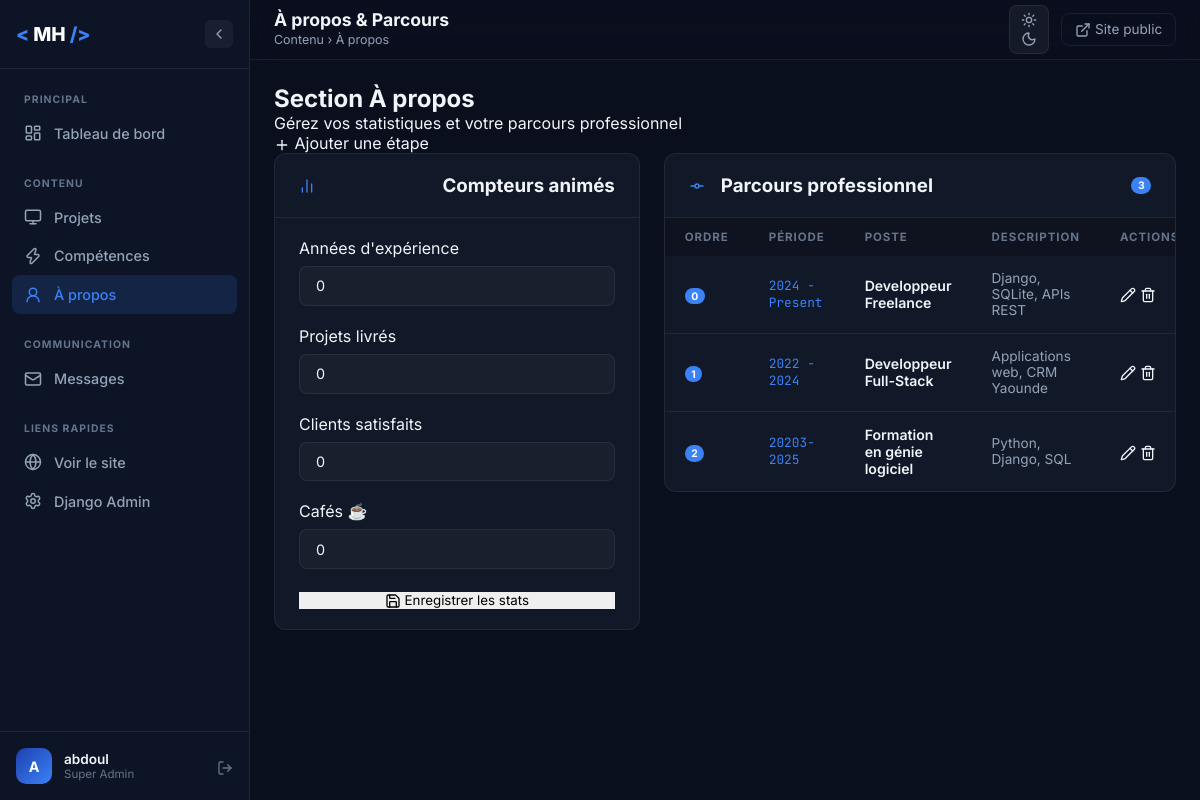
The page /dashboard/apropos/ (signed in) on the database its author committed.
### portfolio/models.py (models this page shows, shortened)
class AboutStats(models.Model):
    years_exp      = models.PositiveIntegerField(_("Années d'expérience"), default=3)
    projects_done  = models.PositiveIntegerField(_("Projets livrés"),      default=10)
    clients        = models.PositiveIntegerField(_("Clients satisfaits"),   default=8)
    coffee         = models.PositiveIntegerField(_("Cafés ☕"),             default=500)
    class Meta:
        verbose_name = _("Statistiques À propos")
    @classmethod
    def get_solo(cls):
        obj, _ = cls.objects.get_or_create(pk=1)
        return obj

class TimelineItem(models.Model):
    period      = models.CharField(_("Période"), max_length=50,
                                   help_text="Ex : 2022 – 2024")
    title       = models.CharField(_("Titre du poste"), max_length=120)
    description = models.CharField(_("Description courte"), max_length=250)
    order       = models.PositiveIntegerField(_("Ordre d'affichage"), default=0)
    class Meta:
        ordering = ['order']
        verbose_name = _("Élément Timeline")
        verbose_name_plural = _("Éléments Timeline")

### dashboard/views.py (the view)
# urls.py: path('apropos/',                         views.about_edit,      name='about_edit'),
@login_required(login_url='dashboard:login')
@user_passes_test(is_staff, login_url='dashboard:login')
def about_edit(request):
    about = AboutStats.get_solo()
    form  = DashboardAboutForm(request.POST or None, instance=about)
    if request.method == 'POST' and form.is_valid():
        form.save()
        messages.success(request, '✅ Statistiques mises à jour !')
        return redirect('dashboard:about_edit')
    timeline_items = TimelineItem.objects.all()
    return render(request, 'dashboard/about/edit.html', {
        'form': form,
        'timeline_items': timeline_items,
    })

### dashboard/forms.py
class DashboardAboutForm(forms.ModelForm):
    class Meta:
        model = AboutStats
        fields = ['years_exp', 'projects_done', 'clients', 'coffee']
        widgets = {
            'years_exp':     forms.NumberInput(attrs={'class': 'dash-input', 'min': 0}),
            'projects_done': forms.NumberInput(attrs={'class': 'dash-input', 'min': 0}),
            'clients':       forms.NumberInput(attrs={'class': 'dash-input', 'min': 0}),
            'coffee':        forms.NumberInput(attrs={'class': 'dash-input', 'min': 0}),
        }
        labels = {
            'years_exp':     "Années d'expérience",
            'projects_done': 'Projets livrés',
            'clients':       'Clients satisfaits',
            'coffee':        'Cafés ☕',
        }

### dashboard/views.py (called while the page is built)
def is_staff(user):
    return user.is_staff or user.is_superuser

### templates/dashboard/about/edit.html (shortened to what this page needs)
{% extends 'dashboard/base.html' %}
{% block nav_about %}active{% endblock %}
{% block page_title %}À propos &amp; Parcours{% endblock %}
{% block breadcrumb %}Contenu › À propos{% endblock %}
{% block content %}
<div class="page-header">
  <div>
    <h2 class="page-title">Section À propos</h2>
    <p class="page-subtitle">Gérez vos statistiques et votre parcours professionnel</p>
  </div>
  <a href="{% url 'dashboard:timeline_create' %}" class="dash-btn dash-btn-primary">
    <i data-lucide="plus" class="icon-sm"></i> Ajouter une étape
  </a>
</div>
<div style="display:grid;grid-template-columns:1fr 1.4fr;gap:1.5rem;align-items:start;">
  <div class="dash-card">
    <div class="dash-card-header">
      <i data-lucide="bar-chart-2" class="icon-sm" style="color:var(--dash-accent)"></i>
      <h3>Compteurs animés</h3>
    </div>
    <form method="post" action="" style="padding:1.25rem 1.5rem;">
      {% for field in form %}
      <div class="form-group" style="margin-bottom:1.25rem;">
        <label class="dash-label">{{ field.label }}</label>
        {{ field }}
      </div>
      {% endfor %}
      <button type="submit" class="dash-btn dash-btn-primary" style="width:100%;">
        <i data-lucide="save" class="icon-sm"></i> Enregistrer les stats
      </button>
    </form>
  </div>
  <div class="dash-card">
    <div class="dash-card-header">
      <i data-lucide="git-commit-horizontal" class="icon-sm" style="color:var(--dash-accent)"></i>
      <h3>Parcours professionnel</h3>
      <span class="nav-badge">{{ timeline_items|length }}</span>
    </div>
    {% if timeline_items %}
    <table class="dash-table">
      <thead>
        <tr>
          <th>Ordre</th>
          <th>Période</th>
          <th>Poste</th>
          <th>Description</th>
          <th>Actions</th>
        </tr>
      </thead>
      <tbody>
        {% for item in timeline_items %}
        <tr>
          <td><span class="nav-badge">{{ item.order }}</span></td>
          <td style="font-family:'JetBrains Mono',monospace;font-size:.8rem;color:var(--dash-accent)">{{ item.period }}</td>
          <td style="font-weight:600">{{ item.title }}</td>
          <td style="color:var(--dash-text-muted);font-size:.85rem">{{ item.description|truncatechars:50 }}</td>
          <td>
            <div class="card-actions">
              <a href="{% url 'dashboard:timeline_edit' item.pk %}" class="action-btn edit-btn" title="Modifier">
                <i data-lucide="pencil" class="icon-sm"></i>
              </a>
              <a href="{% url 'dashboard:timeline_delete' item.pk %}" class="action-btn delete-btn" title="Supprimer">
                <i data-lucide="trash-2" class="icon-sm"></i>
              </a>
            </div>
          </td>
        </tr>
        {% endfor %}
      </tbody>
    </table>
    {% endif %}
  </div>
</div>
{% endblock %}

### templates/dashboard/base.html (shortened to what this page needs)
{% load static %}
<!DOCTYPE html>
<html lang="fr" data-theme="dark">
<head>
  <link rel="stylesheet" href="https://cdn.jsdelivr.net/gh/devicons/devicon@latest/devicon.min.css" />
  <link rel="stylesheet" href="{% static 'dashboard/css/dashboard.css' %}" />
</head>
<body>
  {% if user.is_authenticated %}
  <aside class="sidebar" id="sidebar" role="navigation" aria-label="Navigation admin">
    <div class="sidebar-logo">
      <span class="logo-bracket">&lt;</span>
      <span class="logo-name">MH</span>
      <span class="logo-bracket">/&gt;</span>
      <button class="sidebar-toggle" id="sidebar-toggle" aria-label="Replier le menu">
        <i data-lucide="chevron-left" class="icon-sm"></i>
      </button>
    </div>
    <nav class="sidebar-nav">
      <div class="nav-group">
        <span class="nav-group-label">Principal</span>
        <a href="{% url 'dashboard:home' %}" class="nav-item {% block nav_home %}{% endblock %}">
          <i data-lucide="layout-dashboard" class="nav-icon-svg"></i>
          <span class="nav-label">Tableau de bord</span>
        </a>
      </div>
      <div class="nav-group">
        <span class="nav-group-label">Contenu</span>
        <a href="{% url 'dashboard:project_list' %}" class="nav-item {% block nav_projects %}{% endblock %}">
          <i data-lucide="monitor" class="nav-icon-svg"></i>
          <span class="nav-label">Projets</span>
        </a>
        <a href="{% url 'dashboard:skill_list' %}" class="nav-item {% block nav_skills %}{% endblock %}">
          <i data-lucide="zap" class="nav-icon-svg"></i>
          <span class="nav-label">Compétences</span>
        </a>
        <a href="{% url 'dashboard:about_edit' %}" class="nav-item {% block nav_about %}{% endblock %}">
          <i data-lucide="user-round" class="nav-icon-svg"></i>
          <span class="nav-label">À propos</span>
        </a>
      </div>
      <div class="nav-group">
        <span class="nav-group-label">Communication</span>
        <a href="{% url 'dashboard:message_list' %}" class="nav-item {% block nav_messages %}{% endblock %}">
          <i data-lucide="mail" class="nav-icon-svg"></i>
          <span class="nav-label">Messages</span>
        </a>
      </div>
      <div class="nav-group">
        <span class="nav-group-label">Liens rapides</span>
        <a href="/" target="_blank" class="nav-item">
          <i data-lucide="globe" class="nav-icon-svg"></i>
          <span class="nav-label">Voir le site</span>
        </a>
        <a href="/admin/" target="_blank" class="nav-item">
          <i data-lucide="settings" class="nav-icon-svg"></i>
          <span class="nav-label">Django Admin</span>
        </a>
      </div>
    </nav>
    <div class="sidebar-user">
      <div class="user-avatar">{{ user.username|first|upper }}</div>
      <div class="user-info">
        <span class="user-name">{{ user.username }}</span>
        <span class="user-role">{% if user.is_superuser %}Super Admin{% else %}Staff{% endif %}</span>
      </div>
      <a href="{% url 'dashboard:logout' %}" class="logout-btn" title="Déconnexion">
        <i data-lucide="log-out" class="icon-sm"></i>
      </a>
    </div>
  </aside>
  <div class="dash-body" id="dash-body">
    <header class="dash-topbar">
      <div class="topbar-title">
        <h1>{% block page_title %}Dashboard{% endblock %}</h1>
        <span class="breadcrumb">{% block breadcrumb %}Accueil{% endblock %}</span>
      </div>
      <div class="topbar-actions">
        <button id="theme-toggle-dash" class="theme-btn-dash" aria-label="Basculer le thème" title="Thème">
          <i data-lucide="sun" class="theme-icon-sun icon-sm"></i>
          <i data-lucide="moon" class="theme-icon-moon icon-sm"></i>
        </button>
        <a href="/" target="_blank" class="topbar-link">
          <i data-lucide="external-link" class="icon-sm"></i>
          Site public
        </a>
      </div>
    </header>
    <main class="dash-content">
      {% block content %}{% endblock %}
    </main>
  </div>
  {% else %}
  {% block auth_content %}{% endblock %}
  {% endif %}
</body>
</html>

### rows shown on the page
AboutStats: form "0" "0" "0" "0"
TimelineItem: order "0", period "2024 - Present", title "Developpeur Freelance", description "Django, SQLite, APIs REST"
TimelineItem: order "1", period "2022 - 2024", title "Developpeur Full-Stack", description "Applications web, CRM Yaounde"
TimelineItem: order "2", period "20203- 2025", title "Formation en génie logiciel", description "Python, Django, SQL"

### other values the page prints
{{ user.username|first|upper }} "A"
{{ user.username }} "abdoul"
{{ field.label }} "Années d'expérience" "Projets livrés" "Clients satisfaits" "Cafés ☕"
{{ timeline_items|length }} "3"
